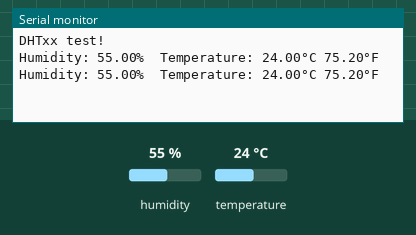
The sketch below on a simulated Arduino Uno, built with avr-gcc and run on an emulated ATmega328P. Shown: the last lines printed to the serial monitor. Inputs (shaded band) come from the test bench; at power-on: humidity 55 %, temperature 24 °C.

Above: at 4.8 s.
4.9 s: humidity set to 22 %
At 6.5 s:
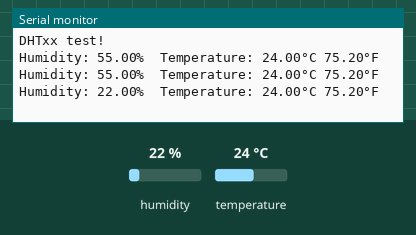
7.9 s: temperature set to 12 °C
At 9.5 s:
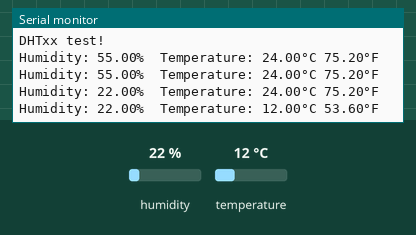
10.9 s: humidity set to 40 %
At 13.0 s:
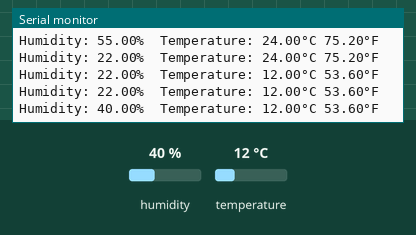
Timing chart, 0 to 14.5 s (numbered marks = the images above; inputs shaded):
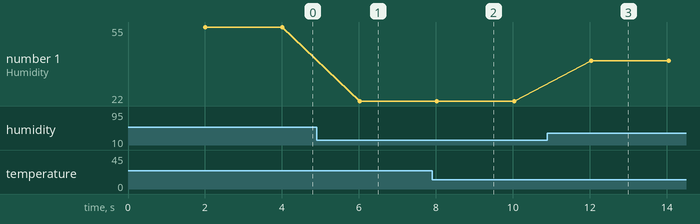

Measured:
- after the input at 4.9 s, the serial monitor: prints a new line after 1.1 s (image 1)
- after the input at 7.9 s, the serial monitor: prints a new line after 0.13 s (image 2)
- after the input at 10.9 s, the serial monitor: prints a new line after 1.1 s (image 3)
- plotted number 1: 55 → 22 after the input at 4.9 s, 22 → 40 after the input at 10.9 s

The sketch:

lab4.ino
```cpp
#include "DHT.h"

#define DHTPIN 16     // Digital pin connected to the DHT sensor
// Feather HUZZAH ESP8266 note: use pins 3, 4, 5, 12, 13 or 14 --
// Pin 15 can work but DHT must be disconnected during program upload.

// Uncomment whatever type you're using!
//#define DHTTYPE DHT11   // DHT 11
#define DHTTYPE DHT22   // DHT 22  (AM2302), AM2321
//#define DHTTYPE DHT21   // DHT 21 (AM2301)

DHT dht(DHTPIN, DHTTYPE);

void setup() {
  Serial.begin(9600);
  Serial.println(F("DHTxx test!"));

  dht.begin();
}

void loop() {
  // Wait a few seconds between measurements.
  delay(2000);

  // Reading temperature or humidity takes about 250 milliseconds!
  // Sensor readings may also be up to 2 seconds 'old' (its a very slow sensor)
  float h = dht.readHumidity();
  // Read temperature as Celsius (the default)
  float t = dht.readTemperature();
  // Read temperature as Fahrenheit (isFahrenheit = true)
  float f = dht.readTemperature(true);

  // Check if any reads failed and exit early (to try again).
  if (isnan(h) || isnan(t) || isnan(f)) {
    Serial.println(F("Failed to read from DHT sensor!"));
    return;
  }

  Serial.print(F("Humidity: "));
  Serial.print(h);
  Serial.print(F("%  Temperature: "));
  Serial.print(t);
  Serial.print(F("°C "));
  Serial.print(f);
  Serial.println(F("°F"));
}
```
